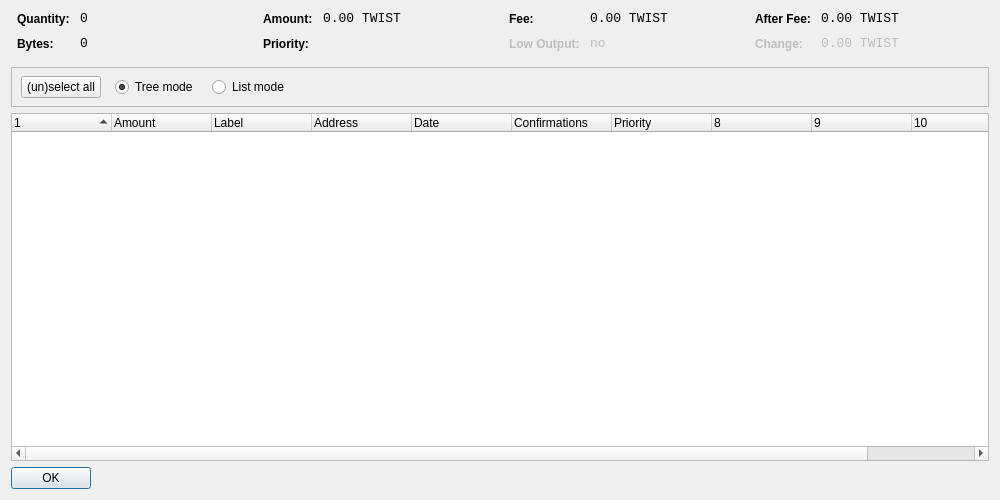
<?xml version="1.0" encoding="UTF-8"?>
<ui version="4.0">
 <class>CoinControlDialog</class>
 <widget class="QDialog" name="CoinControlDialog">
  <property name="geometry">
   <rect>
    <x>0</x>
    <y>0</y>
    <width>1000</width>
    <height>500</height>
   </rect>
  </property>
  <property name="windowTitle">
   <string>Coin Control</string>
  </property>
  <layout class="QVBoxLayout" name="verticalLayout">
   <item>
    <layout class="QHBoxLayout" name="horizontalLayoutTop" stretch="0,0,0,0">
     <property name="topMargin">
      <number>0</number>
     </property>
     <property name="bottomMargin">
      <number>10</number>
     </property>
     <item>
      <layout class="QFormLayout" name="formLayoutCoinControl1">
       <property name="horizontalSpacing">
        <number>10</number>
       </property>
       <property name="verticalSpacing">
        <number>10</number>
       </property>
       <property name="leftMargin">
        <number>6</number>
       </property>
       <property name="rightMargin">
        <number>6</number>
       </property>
       <item row="0" column="0">
        <widget class="QLabel" name="labelCoinControlQuantityText">
         <property name="styleSheet">
          <string notr="true">font-weight:bold;</string>
         </property>
         <property name="text">
          <string>Quantity:</string>
         </property>
        </widget>
       </item>
       <item row="0" column="1">
        <widget class="QLabel" name="labelCoinControlQuantity">
         <property name="font">
          <font>
           <family>Monospace</family>
           <pointsize>10</pointsize>
          </font>
         </property>
         <property name="cursor">
          <cursorShape>IBeamCursor</cursorShape>
         </property>
         <property name="contextMenuPolicy">
          <enum>Qt::ActionsContextMenu</enum>
         </property>
         <property name="text">
          <string notr="true">0</string>
         </property>
         <property name="textInteractionFlags">
          <set>Qt::LinksAccessibleByMouse|Qt::TextSelectableByKeyboard|Qt::TextSelectableByMouse</set>
         </property>
        </widget>
       </item>
       <item row="1" column="0">
        <widget class="QLabel" name="labelCoinControlBytesText">
         <property name="styleSheet">
          <string notr="true">font-weight:bold;</string>
         </property>
         <property name="text">
          <string>Bytes:</string>
         </property>
        </widget>
       </item>
       <item row="1" column="1">
        <widget class="QLabel" name="labelCoinControlBytes">
         <property name="font">
          <font>
           <family>Monospace</family>
           <pointsize>10</pointsize>
          </font>
         </property>
         <property name="cursor">
          <cursorShape>IBeamCursor</cursorShape>
         </property>
         <property name="contextMenuPolicy">
          <enum>Qt::ActionsContextMenu</enum>
         </property>
         <property name="text">
          <string notr="true">0</string>
         </property>
         <property name="textInteractionFlags">
          <set>Qt::LinksAccessibleByMouse|Qt::TextSelectableByKeyboard|Qt::TextSelectableByMouse</set>
         </property>
        </widget>
       </item>
      </layout>
     </item>
     <item>
      <layout class="QFormLayout" name="formLayoutCoinControl2">
       <property name="horizontalSpacing">
        <number>10</number>
       </property>
       <property name="verticalSpacing">
        <number>10</number>
       </property>
       <property name="leftMargin">
        <number>6</number>
       </property>
       <property name="rightMargin">
        <number>6</number>
       </property>
       <item row="0" column="0">
        <widget class="QLabel" name="labelCoinControlAmountText">
         <property name="styleSheet">
          <string notr="true">font-weight:bold;</string>
         </property>
         <property name="text">
          <string>Amount:</string>
         </property>
        </widget>
       </item>
       <item row="0" column="1">
        <widget class="QLabel" name="labelCoinControlAmount">
         <property name="font">
          <font>
           <family>Monospace</family>
           <pointsize>10</pointsize>
          </font>
         </property>
         <property name="cursor">
          <cursorShape>IBeamCursor</cursorShape>
         </property>
         <property name="contextMenuPolicy">
          <enum>Qt::ActionsContextMenu</enum>
         </property>
         <property name="text">
          <string notr="true">0.00 TWIST</string>
         </property>
         <property name="textInteractionFlags">
          <set>Qt::LinksAccessibleByMouse|Qt::TextSelectableByKeyboard|Qt::TextSelectableByMouse</set>
         </property>
        </widget>
       </item>
       <item row="1" column="0">
        <widget class="QLabel" name="labelCoinControlPriorityText">
         <property name="styleSheet">
          <string notr="true">font-weight:bold;</string>
         </property>
         <property name="text">
          <string>Priority:</string>
         </property>
        </widget>
       </item>
       <item row="1" column="1">
        <widget class="QLabel" name="labelCoinControlPriority">
         <property name="font">
          <font>
           <family>Monospace</family>
           <pointsize>10</pointsize>
          </font>
         </property>
         <property name="cursor">
          <cursorShape>IBeamCursor</cursorShape>
         </property>
         <property name="contextMenuPolicy">
          <enum>Qt::ActionsContextMenu</enum>
         </property>
         <property name="text">
          <string/>
         </property>
         <property name="textInteractionFlags">
          <set>Qt::LinksAccessibleByMouse|Qt::TextSelectableByKeyboard|Qt::TextSelectableByMouse</set>
         </property>
        </widget>
       </item>
      </layout>
     </item>
     <item>
      <layout class="QFormLayout" name="formLayoutCoinControl3">
       <property name="horizontalSpacing">
        <number>10</number>
       </property>
       <property name="verticalSpacing">
        <number>10</number>
       </property>
       <property name="leftMargin">
        <number>6</number>
       </property>
       <property name="rightMargin">
        <number>6</number>
       </property>
       <item row="0" column="0">
        <widget class="QLabel" name="labelCoinControlFeeText">
         <property name="styleSheet">
          <string notr="true">font-weight:bold;</string>
         </property>
         <property name="text">
          <string>Fee:</string>
         </property>
        </widget>
       </item>
       <item row="0" column="1">
        <widget class="QLabel" name="labelCoinControlFee">
         <property name="font">
          <font>
           <family>Monospace</family>
           <pointsize>10</pointsize>
          </font>
         </property>
         <property name="cursor">
          <cursorShape>IBeamCursor</cursorShape>
         </property>
         <property name="contextMenuPolicy">
          <enum>Qt::ActionsContextMenu</enum>
         </property>
         <property name="text">
          <string notr="true">0.00 TWIST</string>
         </property>
         <property name="textInteractionFlags">
          <set>Qt::LinksAccessibleByMouse|Qt::TextSelectableByKeyboard|Qt::TextSelectableByMouse</set>
         </property>
        </widget>
       </item>
       <item row="1" column="0">
        <widget class="QLabel" name="labelCoinControlLowOutputText">
         <property name="enabled">
          <bool>false</bool>
         </property>
         <property name="styleSheet">
          <string notr="true">font-weight:bold;</string>
         </property>
         <property name="text">
          <string>Low Output:</string>
         </property>
        </widget>
       </item>
       <item row="1" column="1">
        <widget class="QLabel" name="labelCoinControlLowOutput">
         <property name="enabled">
          <bool>false</bool>
         </property>
         <property name="font">
          <font>
           <family>Monospace</family>
           <pointsize>10</pointsize>
          </font>
         </property>
         <property name="cursor">
          <cursorShape>IBeamCursor</cursorShape>
         </property>
         <property name="contextMenuPolicy">
          <enum>Qt::ActionsContextMenu</enum>
         </property>
         <property name="text">
          <string notr="true">no</string>
         </property>
         <property name="textInteractionFlags">
          <set>Qt::LinksAccessibleByMouse|Qt::TextSelectableByKeyboard|Qt::TextSelectableByMouse</set>
         </property>
        </widget>
       </item>
      </layout>
     </item>
     <item>
      <layout class="QFormLayout" name="formLayoutCoinControl4">
       <property name="horizontalSpacing">
        <number>10</number>
       </property>
       <property name="verticalSpacing">
        <number>10</number>
       </property>
       <property name="leftMargin">
        <number>6</number>
       </property>
       <property name="rightMargin">
        <number>6</number>
       </property>
       <item row="0" column="0">
        <widget class="QLabel" name="labelCoinControlAfterFeeText">
         <property name="styleSheet">
          <string notr="true">font-weight:bold;</string>
         </property>
         <property name="text">
          <string>After Fee:</string>
         </property>
        </widget>
       </item>
       <item row="0" column="1">
        <widget class="QLabel" name="labelCoinControlAfterFee">
         <property name="font">
          <font>
           <family>Monospace</family>
           <pointsize>10</pointsize>
          </font>
         </property>
         <property name="cursor">
          <cursorShape>IBeamCursor</cursorShape>
         </property>
         <property name="contextMenuPolicy">
          <enum>Qt::ActionsContextMenu</enum>
         </property>
         <property name="text">
          <string notr="true">0.00 TWIST</string>
         </property>
         <property name="textInteractionFlags">
          <set>Qt::LinksAccessibleByMouse|Qt::TextSelectableByKeyboard|Qt::TextSelectableByMouse</set>
         </property>
        </widget>
       </item>
       <item row="1" column="0">
        <widget class="QLabel" name="labelCoinControlChangeText">
         <property name="enabled">
          <bool>false</bool>
         </property>
         <property name="styleSheet">
          <string notr="true">font-weight:bold;</string>
         </property>
         <property name="text">
          <string>Change:</string>
         </property>
        </widget>
       </item>
       <item row="1" column="1">
        <widget class="QLabel" name="labelCoinControlChange">
         <property name="enabled">
          <bool>false</bool>
         </property>
         <property name="font">
          <font>
           <family>Monospace</family>
           <pointsize>10</pointsize>
          </font>
         </property>
         <property name="cursor">
          <cursorShape>IBeamCursor</cursorShape>
         </property>
         <property name="contextMenuPolicy">
          <enum>Qt::ActionsContextMenu</enum>
         </property>
         <property name="text">
          <string notr="true">0.00 TWIST</string>
         </property>
         <property name="textInteractionFlags">
          <set>Qt::LinksAccessibleByMouse|Qt::TextSelectableByKeyboard|Qt::TextSelectableByMouse</set>
         </property>
        </widget>
       </item>
      </layout>
     </item>
    </layout>
   </item>
   <item>
    <widget class="QFrame" name="frame">
     <property name="minimumSize">
      <size>
       <width>0</width>
       <height>40</height>
      </size>
     </property>
     <property name="frameShape">
      <enum>QFrame::StyledPanel</enum>
     </property>
     <property name="frameShadow">
      <enum>QFrame::Sunken</enum>
     </property>
     <widget class="QWidget" name="horizontalLayoutWidget">
      <property name="geometry">
       <rect>
        <x>10</x>
        <y>0</y>
        <width>781</width>
        <height>41</height>
       </rect>
      </property>
      <layout class="QHBoxLayout" name="horizontalLayoutPanel" stretch="0,0,0,0,0">
       <property name="spacing">
        <number>14</number>
       </property>
       <item>
        <widget class="QPushButton" name="pushButtonSelectAll">
         <property name="sizePolicy">
          <sizepolicy hsizetype="Maximum" vsizetype="Fixed">
           <horstretch>0</horstretch>
           <verstretch>0</verstretch>
          </sizepolicy>
         </property>
         <property name="text">
          <string>(un)select all</string>
         </property>
        </widget>
       </item>
       <item>
        <widget class="QRadioButton" name="radioTreeMode">
         <property name="sizePolicy">
          <sizepolicy hsizetype="Maximum" vsizetype="Fixed">
           <horstretch>0</horstretch>
           <verstretch>0</verstretch>
          </sizepolicy>
         </property>
         <property name="text">
          <string>Tree mode</string>
         </property>
         <property name="checked">
          <bool>true</bool>
         </property>
        </widget>
       </item>
       <item>
        <widget class="QRadioButton" name="radioListMode">
         <property name="sizePolicy">
          <sizepolicy hsizetype="Maximum" vsizetype="Fixed">
           <horstretch>0</horstretch>
           <verstretch>0</verstretch>
          </sizepolicy>
         </property>
         <property name="text">
          <string>List mode</string>
         </property>
        </widget>
       </item>
       <item>
        <spacer name="horizontalSpacer">
         <property name="orientation">
          <enum>Qt::Horizontal</enum>
         </property>
         <property name="sizeHint" stdset="0">
          <size>
           <width>40</width>
           <height>20</height>
          </size>
         </property>
        </spacer>
       </item>
      </layout>
     </widget>
    </widget>
   </item>
   <item>
    <widget class="CoinControlTreeWidget" name="treeWidget">
     <property name="contextMenuPolicy">
      <enum>Qt::CustomContextMenu</enum>
     </property>
     <property name="sortingEnabled">
      <bool>false</bool>
     </property>
     <property name="columnCount">
      <number>11</number>
     </property>
     <attribute name="headerShowSortIndicator" stdset="0">
      <bool>true</bool>
     </attribute>
     <attribute name="headerStretchLastSection">
      <bool>false</bool>
     </attribute>
     <column>
      <property name="text">
       <string/>
      </property>
     </column>
     <column>
      <property name="text">
       <string>Amount</string>
      </property>
     </column>
     <column>
      <property name="text">
       <string>Label</string>
      </property>
     </column>
     <column>
      <property name="text">
       <string>Address</string>
      </property>
     </column>
     <column>
      <property name="text">
       <string>Date</string>
      </property>
     </column>
     <column>
      <property name="text">
       <string>Confirmations</string>
      </property>
      <property name="toolTip">
       <string>Confirmed</string>
      </property>
     </column>
     <column>
      <property name="text">
       <string>Priority</string>
      </property>
     </column>
     <column>
      <property name="text">
       <string/>
      </property>
     </column>
     <column>
      <property name="text">
       <string/>
      </property>
     </column>
     <column>
      <property name="text">
       <string/>
      </property>
     </column>
     <column>
      <property name="text">
       <string/>
      </property>
     </column>
    </widget>
   </item>
   <item>
    <widget class="QDialogButtonBox" name="buttonBox">
     <property name="sizePolicy">
      <sizepolicy hsizetype="Maximum" vsizetype="Fixed">
       <horstretch>0</horstretch>
       <verstretch>0</verstretch>
      </sizepolicy>
     </property>
     <property name="orientation">
      <enum>Qt::Horizontal</enum>
     </property>
     <property name="standardButtons">
      <set>QDialogButtonBox::Ok</set>
     </property>
    </widget>
   </item>
  </layout>
 </widget>
 <customwidgets>
  <customwidget>
   <class>CoinControlTreeWidget</class>
   <extends>QTreeWidget</extends>
   <header>coincontroltreewidget.h</header>
  </customwidget>
 </customwidgets>
 <resources/>
 <connections/>
</ui>
